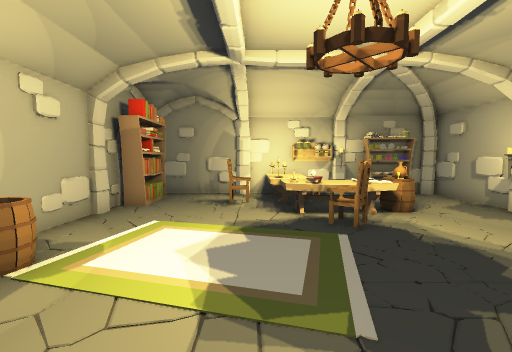
View 1 (above)

12 first-person views from a walk through a 3-D level made in the Unity game engine. The camera is 1.5 m above the floor, tilts 4° down and sees 90° across. The floor is counted in squares, 1 m on a side. Each view is taken from the middle of a square. On the plan, view 1 faces up. The plan holds only what a view shows up to about 13 squares ahead; the rest is blank. The place goes on beyond the plan. The player is left out.

View 2
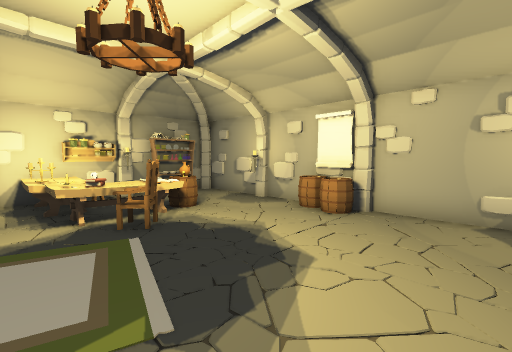

View 3
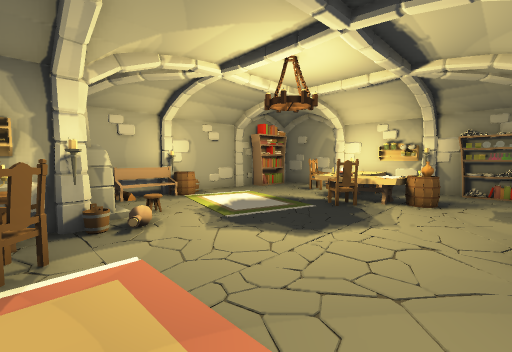

View 4
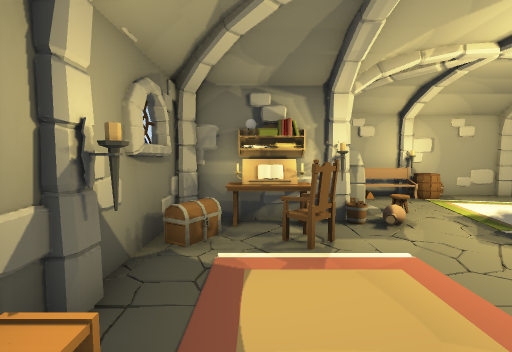

View 5
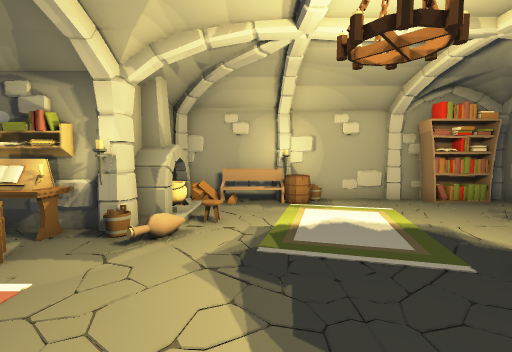

View 6
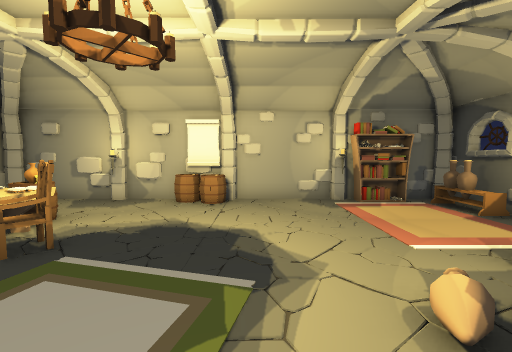

View 7
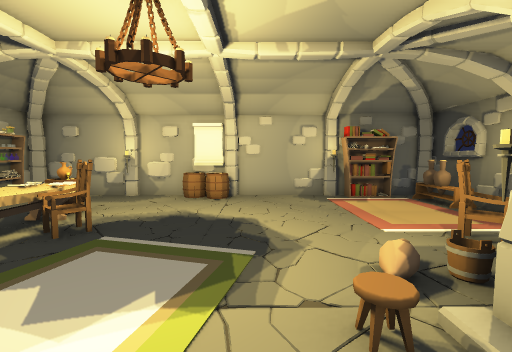

View 8
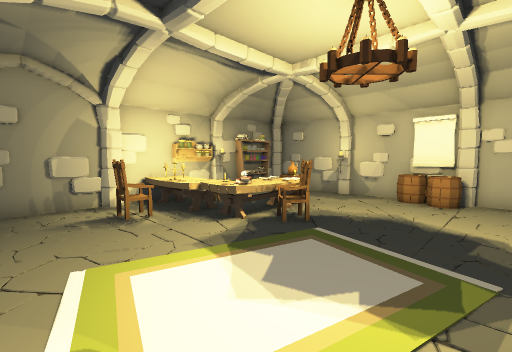

View 9
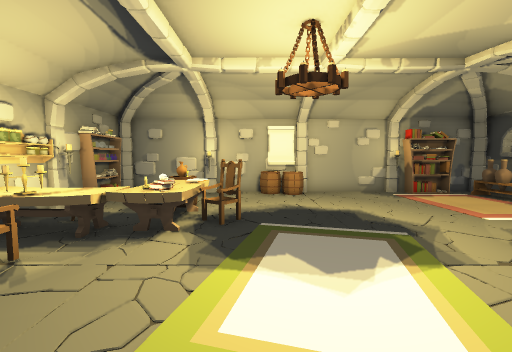

View 10
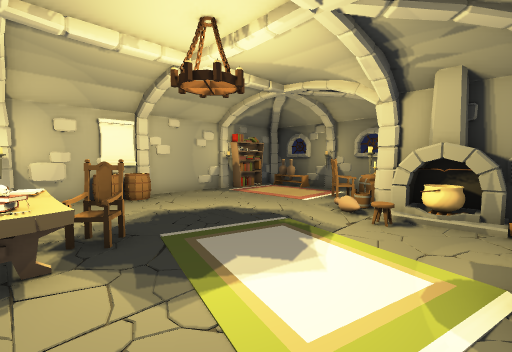

View 11
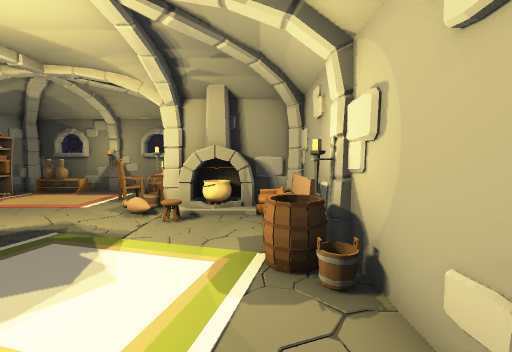

View 12
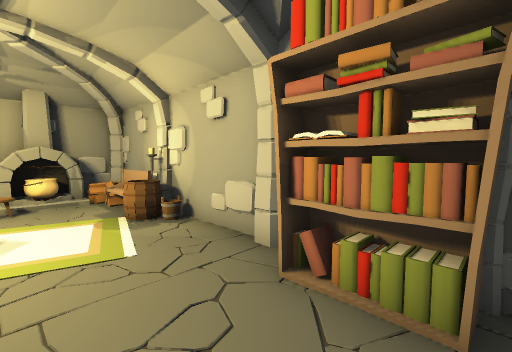

### Floor plan
Points are (right, up) in squares from view 1. A wall is a line through its corners. A room is listed if a view was taken in it or the views show most of it. See-through windows are left out.
Room 1 (views 1, 2, 3, 4, 5, 6, 7, 8, 9, 10, 11, 12)
walls: (-0.7, -0.7) (-0.1, -0.7) (-0.2, -1.3); (7.2, 5.6) (7.4, 6.4); (-0.4, -0.9) (-0.4, -4.5); (-0.6, -0.9) (0.1, -0.9); (7.4, 5.4) (7.3, 5.9); (-1.5, -0.9) (-0.7, -0.9); (7.2, 7.8) (7.4, 8.5); (3.1, 10.6) (1.5, 10.6); (3.4, 10.9) (-0.2, 10.9); (7.4, -0.9) (7.4, 10.8); (-3.6, -0.8) (-3, -0.8); (-0.7, 10.9) (-4.4, 10.9) (-4.4, 9.9); (-4.2, 8.1) (-4.5, 7.7); (-1.3, 10.8) (-2, 10.9); (-4.4, 8.1) (-4.4, -0.9); (-4.3, -0.4) (-3.9, -0.8); (7.3, 9.7) (7.4, 10.3) (6.9, 10.7); (-4.1, -0.9) (-2.5, -0.9); (7.4, -1.7) (7.4, -1.2); (3.5, -4.3) (3.5, -4.9) (4.4, -4.8); (7.1, 10.9) (3.5, 10.9); (0.9, -4.7) (2.2, -4.7); (3.2, -4.7) (3.7, -4.7); (3.5, -4.9) (7.1, -4.9); (4.7, -4.7) (6.2, -4.7); (-0.1, -4.9) (3.2, -4.9); (6.7, -4.9) (7.5, -4.1); (7.4, -4.6) (7.4, -3.5)
low walls: (7.4, 7.4) (7.3, 8)
objects: other object (-4, 0); bench (-4, 1) to (-4, 2); other object (-4, 4); other object (-4, 7); bookshelf (-4, 9); fireplace (-3, 0); other object (-3, 3); barrel (-3, 4); cauldron (-2, -1) to (-2, 0); fireplace (-1, 0); chair (-1, 9); desk (0, -4) to (1, -2); books (0, -3); table (0, 9); chair (1, -2) to (2, -2); other object (1, 9); chest (2, -4); chair (2, 5) to (2, 6); barrel (4, 7) to (4, 8); other object (5, -4) to (6, -4); bookshelf (5, 11); barrel (6, 3) to (7, 4); bookshelf (7, -3) to (7, -2); barrel (7, 4) to (7, 5); other object (7, 7)

Positions as (right, up) in squares from view 1, and headings:
1: (0, 0), facing up
2: (0, 0), facing up-right
3: (6, -2), facing up-left
4: (6, -3), facing left
5: (5, 2), facing left
6: (-2, 2), facing right
7: (-3, 2), facing right
8: (-3, 2), facing up-right
9: (-4, 5), facing right
10: (-3, 7), facing down-right
11: (-3, 7), facing down
12: (-1, 10), facing down-left
